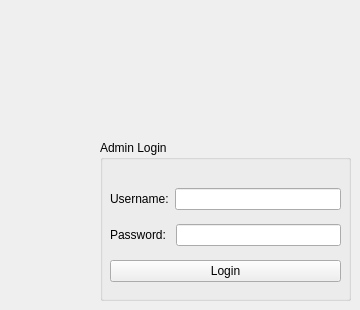
    <widget class="QWidget" name="AdminTab">
     <attribute name="title">
      <string>Admin Login</string>
     </attribute>
     <widget class="QGroupBox" name="groupBox">
      <property name="geometry">
       <rect>
        <x>100</x>
        <y>140</y>
        <width>251</width>
        <height>161</height>
       </rect>
      </property>
      <property name="title">
       <string>Admin Login</string>
      </property>
      <widget class="QWidget" name="layoutWidget">
       <property name="geometry">
        <rect>
         <x>10</x>
         <y>40</y>
         <width>231</width>
         <height>111</height>
        </rect>
       </property>
       <layout class="QVBoxLayout" name="verticalLayout_8">
        <item>
         <layout class="QHBoxLayout" name="horizontalLayout">
          <item>
           <widget class="QLabel" name="label">
            <property name="text">
             <string>Username:</string>
            </property>
           </widget>
          </item>
          <item>
           <widget class="QLineEdit" name="lineEdit_Username">
            <property name="text">
             <string/>
            </property>
            <property name="echoMode">
             <enum>QLineEdit::Normal</enum>
            </property>
           </widget>
          </item>
         </layout>
        </item>
        <item>
         <layout class="QHBoxLayout" name="horizontalLayout_2">
          <item>
           <widget class="QLabel" name="label_2">
            <property name="text">
             <string>Password: </string>
            </property>
           </widget>
          </item>
          <item>
           <widget class="QLineEdit" name="lineEdit_Password">
            <property name="text">
             <string/>
            </property>
            <property name="echoMode">
             <enum>QLineEdit::Password</enum>
            </property>
           </widget>
          </item>
         </layout>
        </item>
        <item>
         <widget class="QPushButton" name="pushButton_Login">
          <property name="text">
           <string>Login</string>
          </property>
         </widget>
        </item>
       </layout>
      </widget>
     </widget>
    </widget>
